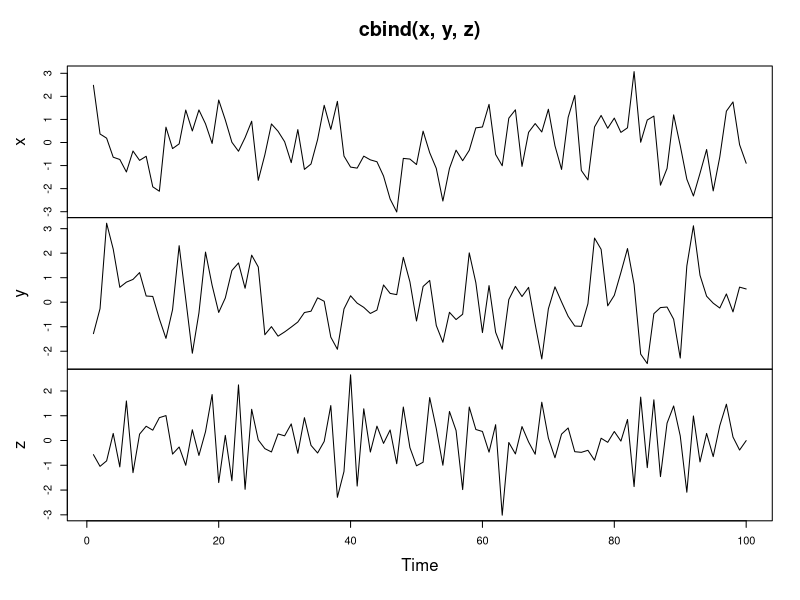
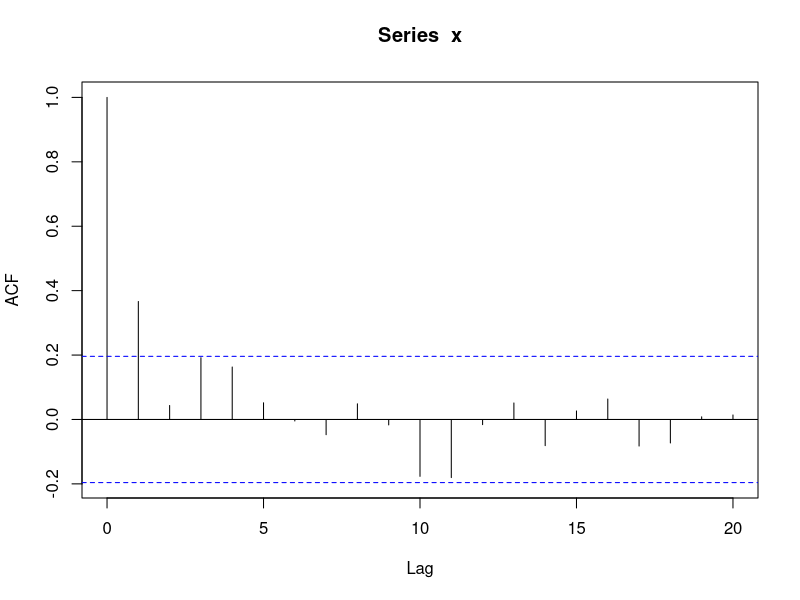
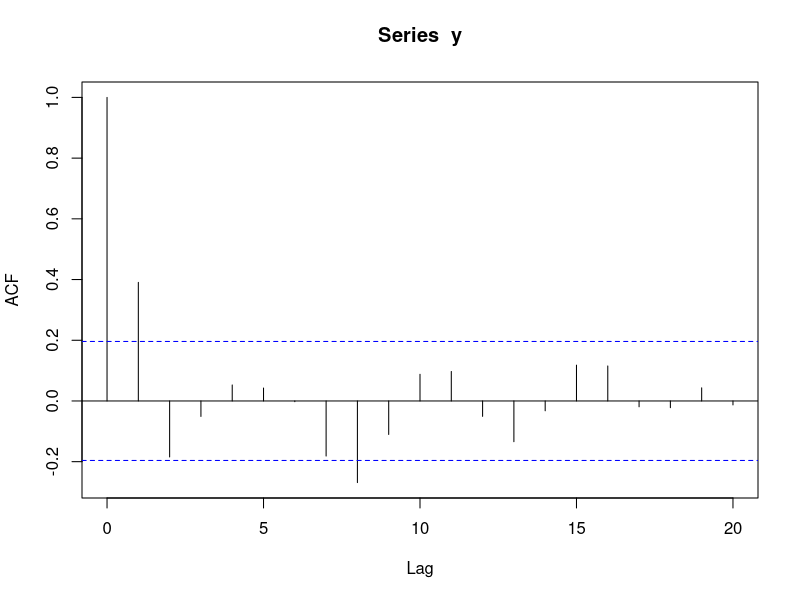
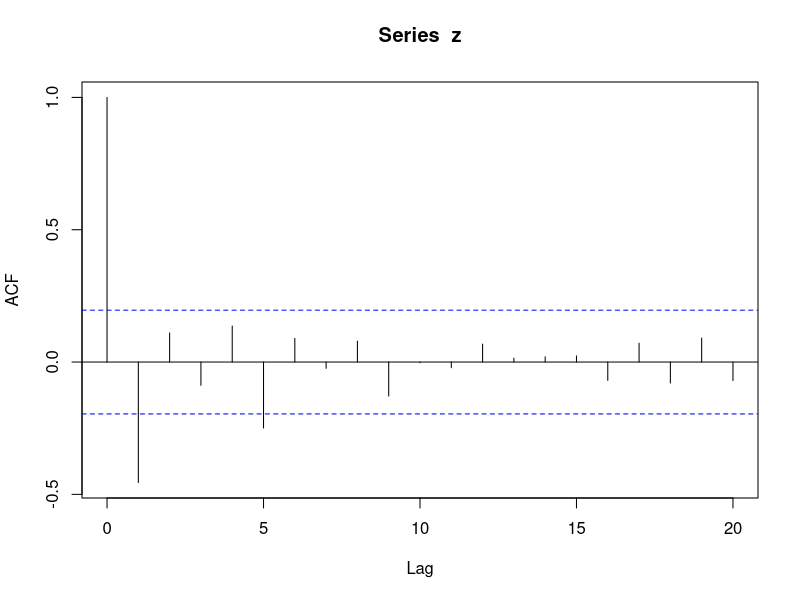

Reproduce these figures in R, in order. (Note: this script raises an error after producing the figures.)
##
###Simulate the simple moving average model
##
# Generate MA model with slope 0.5
x <- arima.sim(model = list(ma= 0.5), n = 100)

# Generate MA model with slope 0.9
y <-  arima.sim(model = list(ma= 0.9), n = 100)


# Generate MA model with slope -0.5
z <- arima.sim(model = list(ma= -0.5), n = 100)

# Plot all three models together
plot.ts(cbind(x, y, z))

# Calculate ACF for x
acf(x)

# Calculate ACF for y
acf(y)

# Calculate ACF for z
acf(z)


##
### MA model estimation and forecasting
##
data(Mishkin, package = "Ecdat")
inflation <- as.ts(Mishkin[,1])
#calcute change in inflation
inflation_changes <- diff(inflation) ## change in 1-month inflation rate
ts.plot(inflation) ; ts.plot(inflation_changes) ## plot

acf(inflation_changes, lag.max = 24)

## fit ma model into inflation
MA_inflation_changes <- arima(inflation_changes, order = c(0,0,1)) ## first-order ma model
print(MA_inflation_changes)
## fitted values
MA_inflation_changes_fitted <- inflation_changes - residuals(MA_inflation_changes)
## plot fitted values
plot(MA_inflation_changes_fitted)
points(MA_inflation_changes_fitted, type = "l", col = "red", lty = 2)


